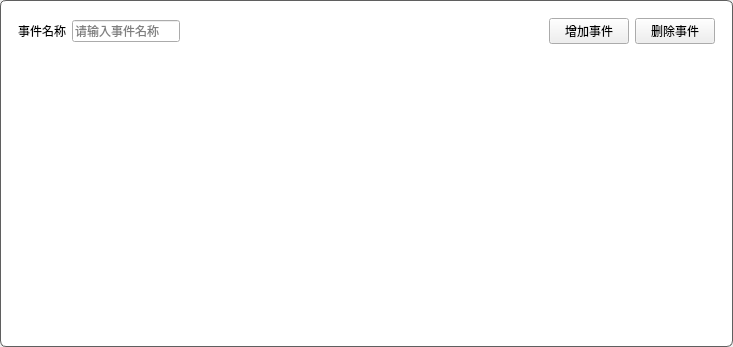
<?xml version="1.0" encoding="UTF-8"?>
<ui version="4.0">
 <class>EventItem</class>
 <widget class="QWidget" name="EventItem">
  <property name="geometry">
   <rect>
    <x>0</x>
    <y>0</y>
    <width>733</width>
    <height>347</height>
   </rect>
  </property>
  <property name="sizePolicy">
   <sizepolicy hsizetype="Preferred" vsizetype="Fixed">
    <horstretch>0</horstretch>
    <verstretch>0</verstretch>
   </sizepolicy>
  </property>
  <property name="windowTitle">
   <string>Form</string>
  </property>
  <layout class="QVBoxLayout" name="verticalLayout_2">
   <property name="spacing">
    <number>0</number>
   </property>
   <property name="leftMargin">
    <number>0</number>
   </property>
   <property name="topMargin">
    <number>0</number>
   </property>
   <property name="rightMargin">
    <number>0</number>
   </property>
   <property name="bottomMargin">
    <number>0</number>
   </property>
   <item>
    <widget class="QWidget" name="widget_item" native="true">
     <property name="styleSheet">
      <string notr="true">QWidget#widget_item{
background-color: rgb(255, 255, 255);
border:1px solid rgb(95, 95, 95);
border-radius:6px;
}</string>
     </property>
     <layout class="QVBoxLayout" name="verticalLayout">
      <item>
       <widget class="QWidget" name="widget" native="true">
        <property name="sizePolicy">
         <sizepolicy hsizetype="Preferred" vsizetype="Fixed">
          <horstretch>0</horstretch>
          <verstretch>0</verstretch>
         </sizepolicy>
        </property>
        <layout class="QHBoxLayout" name="horizontalLayout">
         <item>
          <widget class="QLabel" name="label_17">
           <property name="sizePolicy">
            <sizepolicy hsizetype="Fixed" vsizetype="Preferred">
             <horstretch>0</horstretch>
             <verstretch>0</verstretch>
            </sizepolicy>
           </property>
           <property name="text">
            <string>事件名称</string>
           </property>
          </widget>
         </item>
         <item>
          <widget class="QLineEdit" name="task_event">
           <property name="sizePolicy">
            <sizepolicy hsizetype="Fixed" vsizetype="Fixed">
             <horstretch>0</horstretch>
             <verstretch>0</verstretch>
            </sizepolicy>
           </property>
           <property name="placeholderText">
            <string>请输入事件名称</string>
           </property>
          </widget>
         </item>
         <item>
          <spacer name="horizontalSpacer">
           <property name="orientation">
            <enum>Qt::Orientation::Horizontal</enum>
           </property>
           <property name="sizeHint" stdset="0">
            <size>
             <width>40</width>
             <height>20</height>
            </size>
           </property>
          </spacer>
         </item>
         <item>
          <widget class="QPushButton" name="add_child">
           <property name="sizePolicy">
            <sizepolicy hsizetype="Fixed" vsizetype="Fixed">
             <horstretch>0</horstretch>
             <verstretch>0</verstretch>
            </sizepolicy>
           </property>
           <property name="text">
            <string>增加事件</string>
           </property>
          </widget>
         </item>
         <item>
          <widget class="QPushButton" name="delete_child">
           <property name="sizePolicy">
            <sizepolicy hsizetype="Fixed" vsizetype="Fixed">
             <horstretch>0</horstretch>
             <verstretch>0</verstretch>
            </sizepolicy>
           </property>
           <property name="text">
            <string>删除事件</string>
           </property>
          </widget>
         </item>
        </layout>
       </widget>
      </item>
      <item>
       <widget class="QWidget" name="widget_2" native="true">
        <layout class="QVBoxLayout" name="eventItemLayout"/>
       </widget>
      </item>
     </layout>
    </widget>
   </item>
  </layout>
 </widget>
 <resources/>
 <connections/>
</ui>
